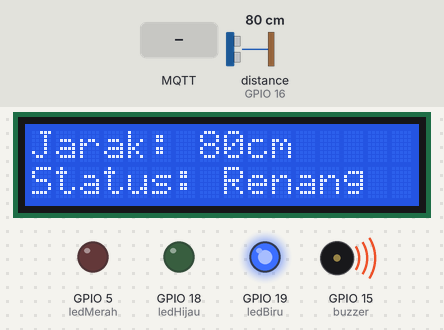
Recording of a sketch running on a simulated ESP32. Parts: 16×2 character LCD, output pins drawn as LEDs (lit = HIGH), buzzer (waves = sounding, pin HIGH). Wiring (inferred from the names in the program): ultrasonic range finder: trigger GPIO 17; echo GPIO 16. Inputs (shaded band) come from the test bench; at power-on: distance to the obstacle (sensor on GPIO 16) 80 cm. The echo pulse lasts 58.3 µs per cm; WiFi joins after 1.5 s; servers stay silent unless stated; no MQTT or app messages arrive unless stated; pins used as bus, display or sensor lines are not drawn; what the sketch prints to the serial monitor is not drawn.

Above: at 3.9 s.
4.0 s: MQTT message "stop2" arrives on the first subscribed topic
At 5.5 s:
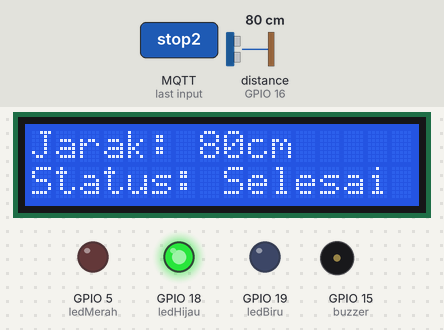
5.8 s: distance to the obstacle (sensor on GPIO 16) set to 65 cm
At 8.2 s:
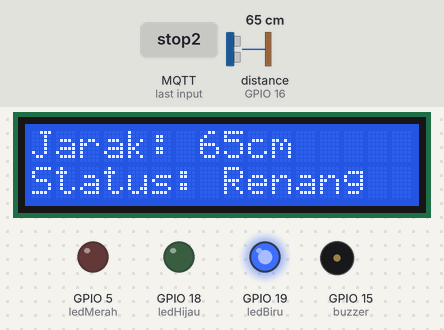
8.8 s: distance to the obstacle (sensor on GPIO 16) set to 57 cm
At 9.5 s:
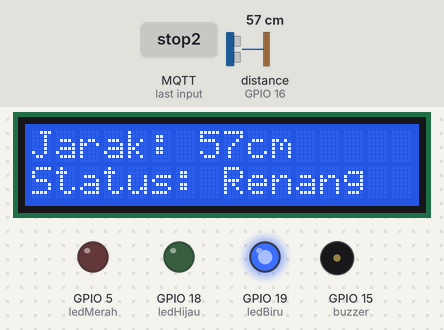
10.4 s: distance to the obstacle (sensor on GPIO 16) set to 2 cm
At 11.7 s:
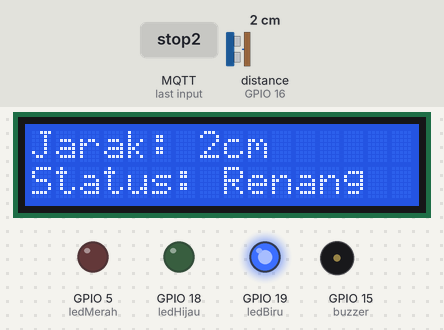
Timing chart, 0 to 12.9 s (numbered marks = the images above; inputs shaded):
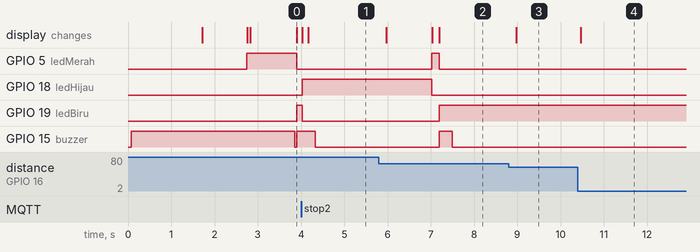

The sketch:

lintasan_2_timerstart_emqx__2_many_laps.ino
```cpp
#include <WiFi.h>
#include <PubSubClient.h>
#include <Wire.h>
#include <LiquidCrystal_I2C.h>

const char* ssid = "MAKER 2024";
const char* password = "Makerdotindo24";

// Ganti ke Mosquitto broker
// const char* mqtt_server = "test.mosquitto.org";   // bisa juga pakai IP broker kamu
const char* mqtt_server = "broker.emqx.io";   // bisa juga pakai IP broker kamu
const int mqtt_port = 1883;
const char* mqtt_topic = "renang/timer";

WiFiClient timerUnsika3;
PubSubClient client(timerUnsika3);
LiquidCrystal_I2C lcd(0x27, 16, 2);   // Sesuaikan alamat I2C LCD kamu

// Ultrasonik
#define trigPin 17
#define echoPin 16

// LED
#define ledMerah 5
#define ledHijau 18
#define ledBiru 19

// // untuk lintasan 2 stop
// #define ledMerah 18
// #define ledHijau 5
// #define ledBiru 19

// Buzzer
#define buzzer 15

bool alreadyStarted = false;
bool finishedFlag = false;
unsigned long lastStartTime = 0;  // Waktu terakhir start dikirim
unsigned long lastStopTime = 0;   // Waktu terakhir stop diterima
const unsigned long RESET_DELAY = 3000;  // Delay 3 detik setelah stop sebelum bisa start lagi

// Untuk millis
unsigned long previousBuzz = 0;
unsigned long buzzDuration = 300;
bool buzzing = false;

unsigned long lastDistanceCheck = 0;
unsigned long distanceInterval = 300;

void buzzerBeep(unsigned long dur = 300) {
  digitalWrite(buzzer, HIGH);
  buzzing = true;
  buzzDuration = dur;
  previousBuzz = millis();
}

void handleBuzzer() {
  if (buzzing && millis() - previousBuzz >= buzzDuration) {
    digitalWrite(buzzer, LOW);
    buzzing = false;
  }
}

void setup() {
  Serial.begin(9600);

  pinMode(trigPin, OUTPUT);
  pinMode(echoPin, INPUT);

  pinMode(ledMerah, OUTPUT);
  pinMode(ledHijau, OUTPUT);
  pinMode(ledBiru, OUTPUT);
  pinMode(buzzer, OUTPUT);

  lcd.init();
  lcd.backlight();
  lcd.setCursor(0,0);
  lcd.print("IoT Timer Device");
  buzzerBeep(300);

  // WiFi connect
  WiFi.begin(ssid, password);
  lcd.clear();
  lcd.print("WiFi Connect...");

  while (WiFi.status() != WL_CONNECTED) {
    delay(200);
    Serial.print(".");
  }
  lcd.clear();
  lcd.print("WiFi Connected");

  delay(1000);

  lcd.clear();
  lcd.setCursor(0,0); lcd.print("Jarak: 0cm");
  lcd.setCursor(0,1); lcd.print("Status: Standby");

  client.setServer(mqtt_server, mqtt_port);
  client.setCallback(callback);

  digitalWrite(ledMerah, HIGH);
  digitalWrite(ledHijau, LOW);
  digitalWrite(ledBiru, LOW);
}

void reconnect() {
  while (!client.connected()) {
    lcd.clear();
    lcd.setCursor(0,0);
    lcd.print("MQTT Connect...");
    Serial.print("MQTT Connect...");

    if (client.connect("ESP32_LANE2_START")) {
      Serial.println(" Terhubung!");
      lcd.clear();
      lcd.setCursor(0,0);
      lcd.print("MQTT Connected");
      client.subscribe(mqtt_topic);
      delay(1000);
      lcd.clear();
      lcd.setCursor(0,0); lcd.print("Jarak: 0cm");
      lcd.setCursor(0,1); lcd.print("Status: Standby");
    } else {
      Serial.println(" Gagal, retry...");
      lcd.clear();
      lcd.setCursor(0,0);
      lcd.print("MQTT Failed!");
      delay(2000);
    }
  }
}

void callback(char* topic, byte* payload, unsigned int length) {
  String message;
  for (int i = 0; i < length; i++) {
    message += (char)payload[i];
  }
  message.trim();

  if (message == "stop2") {
    alreadyStarted = false;
    finishedFlag = true;
    lastStopTime = millis();  // Catat waktu stop

    Serial.println("RESET - Stop diterima. Siap untuk lap berikutnya.");
    lcd.clear();
    lcd.setCursor(0,0); lcd.print("Jarak: ---");
    lcd.setCursor(0,1); lcd.print("Status: Selesai");

    digitalWrite(ledMerah, LOW);
    digitalWrite(ledHijau, HIGH);
    digitalWrite(ledBiru, LOW);
    buzzerBeep(300);

    // Reset finishedFlag setelah delay untuk memungkinkan start lagi
    // Flag akan direset di loop() setelah RESET_DELAY
  }
}

float getDistance() {
  digitalWrite(trigPin, LOW);
  delayMicroseconds(2);
  digitalWrite(trigPin, HIGH);
  delayMicroseconds(10);
  digitalWrite(trigPin, LOW);
  long duration = pulseIn(echoPin, HIGH, 30000); // timeout 30ms
  if (duration == 0) return -1;
  return (duration / 2.0) / 29.1;
}

void loop() {
  if (!client.connected()) reconnect();
  client.loop();
  handleBuzzer();

  // Reset finishedFlag setelah delay untuk memungkinkan start lagi (multiple laps)
  if (finishedFlag && lastStopTime > 0 && (millis() - lastStopTime >= RESET_DELAY)) {
    finishedFlag = false;
    lastStopTime = 0;
    Serial.println("✅ Reset finishedFlag - Siap untuk lap berikutnya!");

    // Kembalikan ke status standby
    lcd.clear();
    lcd.setCursor(0,0); lcd.print("Jarak: 0cm");
    lcd.setCursor(0,1); lcd.print("Status: Standby");

    digitalWrite(ledMerah, HIGH);
    digitalWrite(ledHijau, LOW);
    digitalWrite(ledBiru, LOW);
  }

  if (millis() - lastDistanceCheck >= distanceInterval) {
    lastDistanceCheck = millis();
    float distance = getDistance();

    if (distance > 0) {
      lcd.setCursor(7,0);
      lcd.print("     ");
      lcd.setCursor(7,0);
      lcd.print(distance,0);
      lcd.print("cm");

      // Bisa start jika: belum started ATAU sudah lewat delay setelah stop
      bool canStart = !alreadyStarted && !finishedFlag;

      if (distance > 60 && canStart) {
        client.publish(mqtt_topic, "start2");
        Serial.println("START dikirim! (Lap baru)");
        alreadyStarted = true;
        lastStartTime = millis();

        lcd.clear();
        lcd.setCursor(0,0);
        lcd.print("Jarak: ");
        lcd.print(distance,0); lcd.print("cm");

        lcd.setCursor(0,1);
        lcd.print("Status: Renang");

        digitalWrite(ledMerah, LOW);
        digitalWrite(ledHijau, LOW);
        digitalWrite(ledBiru, HIGH);
        buzzerBeep(300);
      }
    }
  }
}
```

Measured:
- after the input at 4.0 s, GPIO 18 (ledHijau): LOW → HIGH at once; GPIO 19 (ledBiru): HIGH → LOW at once; the display: first changes at once (image 1 shows a later state)
- after the input at 8.8 s, the display: changes after 0.17 s (image 3)
- after the input at 10.4 s, the display: changes after 0.07 s (image 4)
